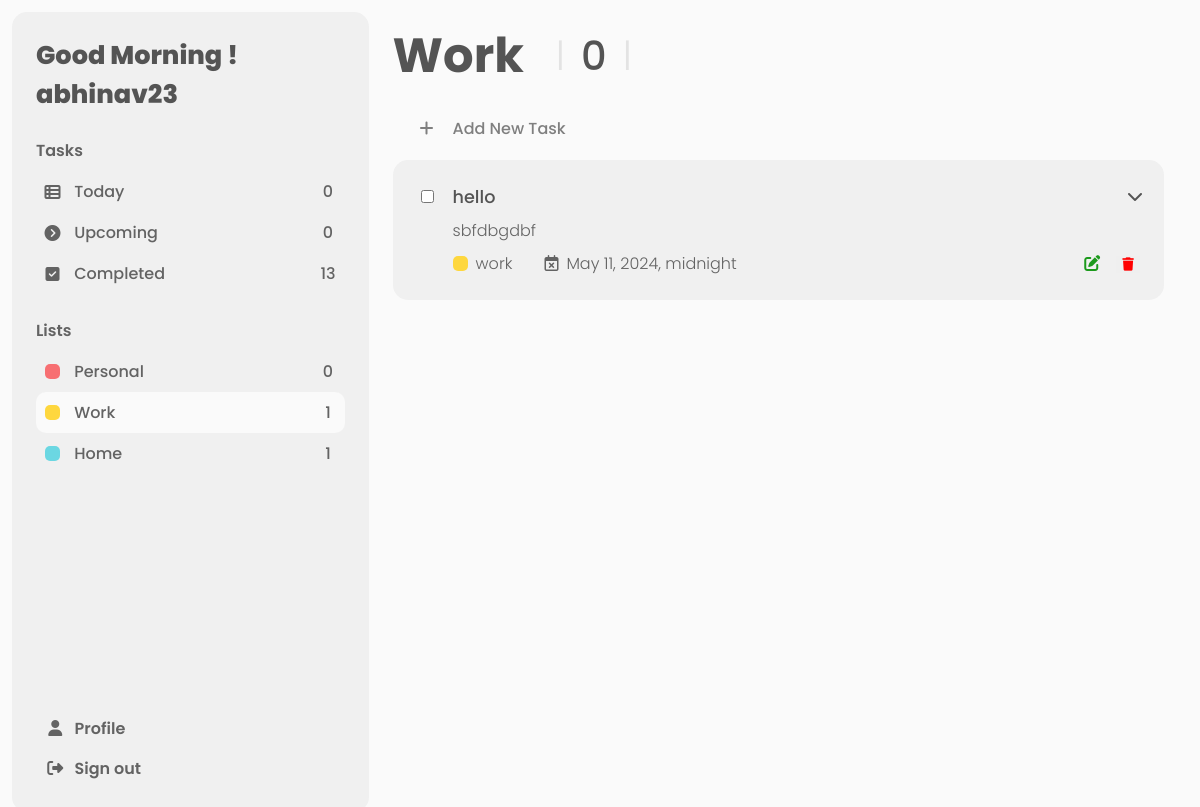
Page /work_tasks (signed in) on the earlier database version.
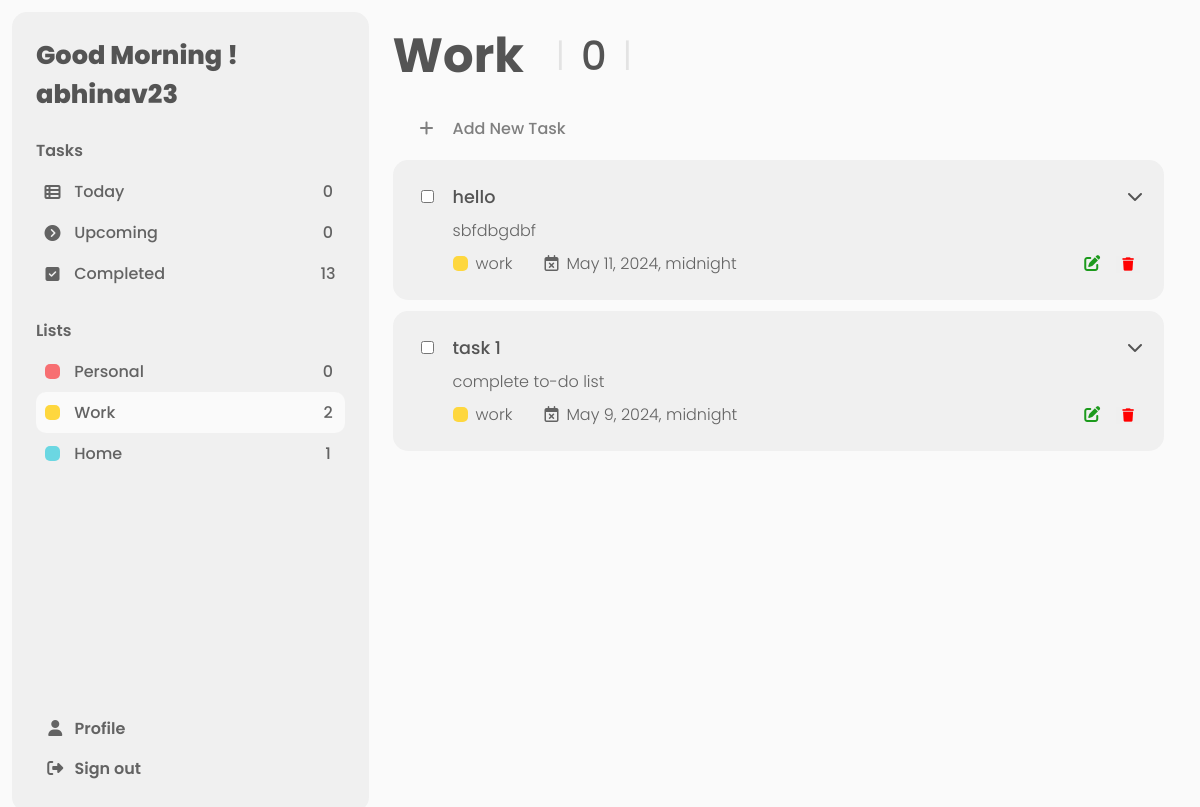
Same page on the later database version.
### todo_list/models.py (models this page shows, shortened)
class Task(models.Model):
    task_id = models.AutoField(primary_key=True)
    user= models.ForeignKey(User, on_delete=models.CASCADE)
    title= models.CharField(max_length=100)
    description= models.TextField(max_length=1000)
    category= models.CharField(max_length=20)
    dueDate= models.DateTimeField()
    completionStatus= models.BooleanField(default= False)

### todo_list/views.py (the view)
# urls.py: path("work_tasks", views.work_tasks, name="work_tasks"),
def work_tasks(request):
    today_user_tasks= get_data(request, 0)
    upcoming_user_tasks= get_data(request, 1)
    completed_user_tasks=get_data(request, 2)
    personal_user_tasks= get_data(request,3)
    home_user_tasks= get_data(request,4)
    work_user_tasks= get_data(request,5)
    return render(request, "work_tasks.html", {'user_details': request.user ,"tasks": work_user_tasks, "num_of_tasks": len(today_user_tasks),
                                              'upcoming_tasks_count': len(upcoming_user_tasks),'completed_tasks_count':len(completed_user_tasks),
                                               'personal_tasks_count':len(personal_user_tasks), 'home_tasks_count':len(home_user_tasks),
                                                'work_tasks_count': len(work_user_tasks)})

### todo_list/views.py (called while the page is built)
def get_data(request, num):
    all_tasks= [Task.objects.filter(user=request.user, completionStatus= False, dueDate= date.today()),
                Task.objects.filter(user=request.user, completionStatus= False, dueDate__gt= date.today()).order_by('dueDate'),
                Task.objects.filter(user=request.user, completionStatus= True),
                Task.objects.filter(user=request.user, completionStatus= False, category="personal"),
                Task.objects.filter(user=request.user, completionStatus= False, category="home"),
                Task.objects.filter(user=request.user, completionStatus= False, category="work")
                ]
    return all_tasks[num]

### todo_list/templates/work_tasks.html (shortened to what the changed rows need)
<!DOCTYPE html>
<html lang="en">
<head>
    <link rel="stylesheet" href="https://cdnjs.cloudflare.com/ajax/libs/font-awesome/6.5.1/css/all.min.css" />
    {% load static %}
    <link rel="stylesheet" href="{% static '/css/dashboard.css' %}">
</head>
<body>
    <div class="dashboard">
        <div class="sidebar-section">
            <div class="home-options">
                <a href="work_tasks">
                    <li class="lists-item active">
                        <div class="list-item-yellow">
                            <div class="yellowbox"></div>
                        </div>
                        <div class="list-item-text">Work</div>
                        <div class="task-item-count">{{work_tasks_count}}</div>
                    </li>
                </a>
            </div>
        </div>
        <div class="task-list-section">
            {% if tasks  %}
            {% for task in tasks %}
            <div class="task-container">
                <div class="task-checkbox">
                    <div class="completion-button">
                        <form action="">
                            <input type="checkbox" name="" class="isCompleted" data-task-id={{task.task_id}}>
                        </form>
                    </div>
                </div>
                <div class="task-details">
                    <div class="title-arrow-container">
                        <div class="task-title">{{ task.title }}</div>
                        <div class="togglebutton"><i class="fa-solid fa-chevron-right rotate-right"></i></div>
                    </div>
                    <div>
                        <div class="description">{{ task.description }}</div>
                    </div>
                    <div class="task-subdetails-container">
                        <div class="category-duedate-container">
                            <div class="category-container">
                                {% if task.category == "personal" %}
                                    <div class="redbox"></div>
                                {% elif task.category == "home" %}
                                    <div class="bluebox"></div>
                                {% elif task.category == "work" %}
                                    <div class="yellowbox"></div>
                                {% endif %}
                                <div class="category">{{ task.category }}</div>
                            </div>
                            <div class="due-date-container">
                                <div>
                                    <i class="fa-regular fa-calendar-xmark"></i>
                                </div>
                                <div class="due_date">{{ task.dueDate }}</div>
                            </div>
                        </div>
                        <div id="task-edit-del-container">
                            <div class="task-edit-container">
                                <i class="fa-solid fa-pen-to-square"></i>
                            </div>
                            <div class="task-del-container">
                                <form action="delete_task" method="post">
                                    <div>
                                        <button><i class="fa-solid fa-trash"></i></button>
                                    </div>
                                </form>
                            </div>
                        </div>
                    </div>
                </div>
            </div>
            {% endfor %}
            {% else %}
            <div class="no-task-container">
                <div class="no-task-heading">No task listed</div>
                <div class="no-task-image-container"><img src="{% static '/images/no-task.svg' %}" alt=""></div>
            </div>
            {% endif %}
        </div>
</div>
</body>
</html>

Differences in the rows shown:
added Task: title "task 1", description "complete to-do list", category "work", dueDate "May 9, 2024, midnight"
Other differences:
{{ work_tasks_count }}: "1" → "2"
